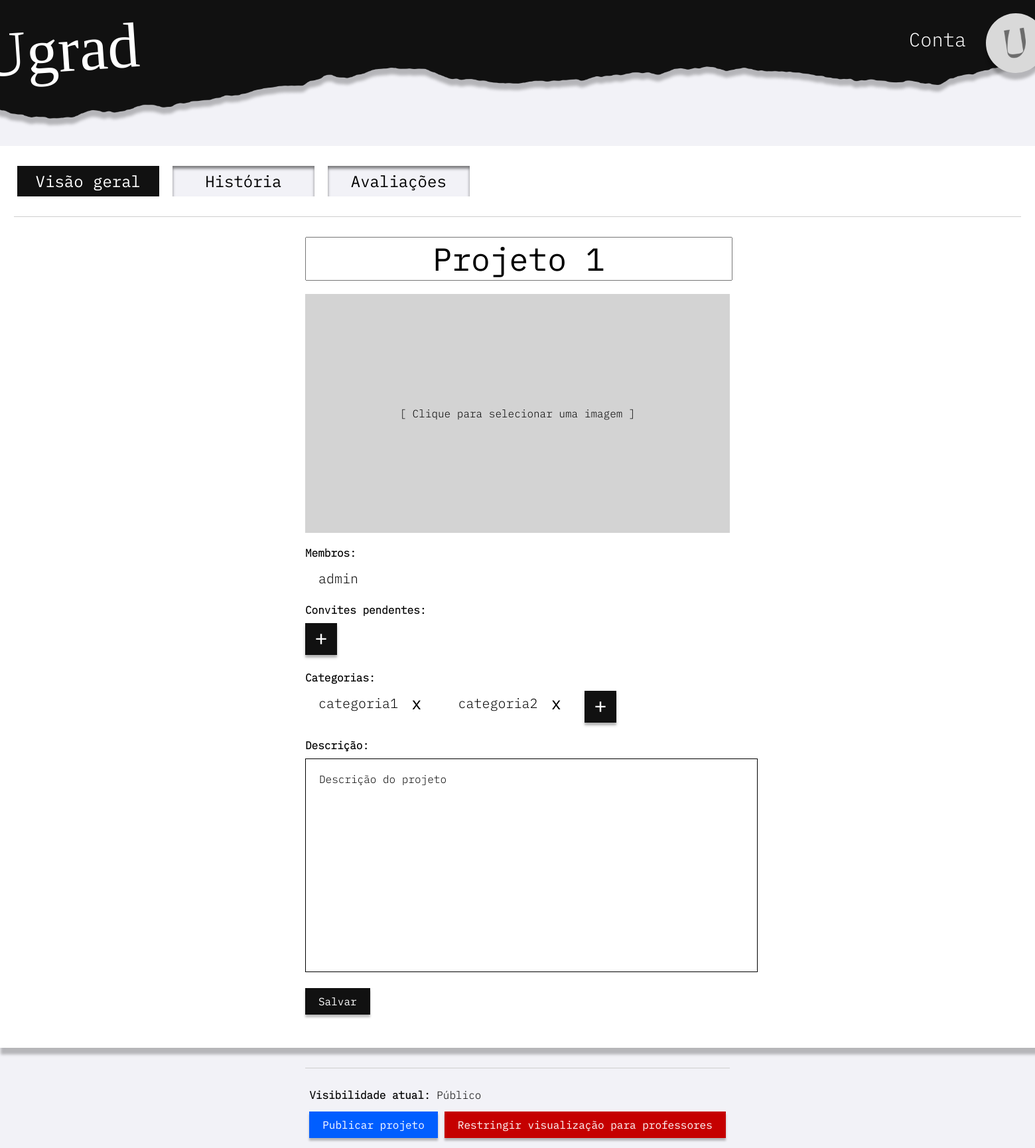
/editar_projeto.php?id=1 (signed in), run on the app's committed database.
### tables this page shows
CREATE TABLE proj_dados(
  id_projeto int PRIMARY KEY NOT NULL,
  FOREIGN KEY (id_projeto) REFERENCES projetos(id),
  descricao text,
  historia text
);

CREATE TABLE projetos(
  id int PRIMARY KEY AUTO_INCREMENT,
  nome varchar(30) NOT NULL,
  estado int NOT NULL,
  data_criacao timestamp DEFAULT CURRENT_TIMESTAMP,
  FOREIGN KEY (estado) REFERENCES proj_estado(id),
  img longblob
);

CREATE TABLE categorias(
  id int PRIMARY KEY AUTO_INCREMENT,
  nome varchar(25)
);

### editar_visao-geral.php (the view, shortened to what this page needs)
<div id="aba-visao-geral" style="min-width: 640px;">
    <form method="POST" action="">
        <div>
            <input type="text" id="nome_projeto" name="nome_projeto" value="<?= htmlspecialchars($projeto['nome'] ?? '') ?>" required>
        </div>
        <br>
        <div id="area-clicavel-imagem" style="cursor: pointer; background-color:lightgray; background-position:center; background-repeat:none; background-size:cover;  display:flex; justify-content:center; align-items:center; width:640px; height:360px;">
            [ Clique para selecionar uma imagem ]
        </div>
        <br>
        <div>
            <strong>Membros:</strong>
            <div class="multiple_inline_mod">
                <div id="membros-ativos-lista">
                    <?php foreach ($membros_ativos as $ma): ?>
                        <div id="membro-ativo-<?= $ma['id'] ?>">
                            <span><?= htmlspecialchars($ma['nome'] ?: $ma['email']) ?></span>
                        </div>
                    <?php endforeach; ?>
                </div>
            </div>
        </div>
        <br>
        <div>
            <strong>Convites pendentes:</strong>
            <div class="multiple_inline_mod">
                <button type="button" class="smallplus" onclick="mostrarSeletor('membros')">
                    <svg width="48" height="48" viewBox="0 0 48 48" fill="none" xmlns="http://www.w3.org/2000/svg">
                        <rect width="48" height="48" fill="#111111"/>
                        <path d="M22.7903 31.6827V24.9947H16.3903V22.8187H22.7903V16.1307H25.2223V22.8187H31.6223V24.9947H25.2223V31.6827H22.7903Z" fill="white"/>
                    </svg>
                </button>
            </div>
        </div>
        <br>
        <div>
            <strong>Categorias:</strong>
            <div class="multiple_inline_mod">
                <div id="categorias-selecionados">
                    <?php foreach ($categorias_projeto as $cp): ?>
                        <div id="categorias-item-<?= $cp['id'] ?>">
                            <span><?= htmlspecialchars($cp['nome']) ?></span>
                            <button type="button" onclick="removerItem('categorias-item-<?= $cp['id'] ?>')" class="btn-x">x</button>
                        </div>
                    <?php endforeach; ?>
                </div>
                <button type="button" class="smallplus" onclick="mostrarSeletor('categorias')">
                    <svg width="48" height="48" viewBox="0 0 48 48" fill="none" xmlns="http://www.w3.org/2000/svg">
                        <rect width="48" height="48" fill="#111111"/>
                        <path d="M22.7903 31.6827V24.9947H16.3903V22.8187H22.7903V16.1307H25.2223V22.8187H31.6223V24.9947H25.2223V31.6827H22.7903Z" fill="white"/>
                    </svg>
                </button>
            </div>
        </div>
        <br>
        <div>
            <label for="descricao"><strong>Descrição:</strong></label><br>
            <textarea id="descricao" name="descricao" rows="4"
            style="width: 100%; max-width: 640px; border: 1px solid black;"><?= htmlspecialchars($projeto['descricao'] ?? '') ?></textarea>
        </div>
        <br>
        <div class='buttons_criar'>
            <button type="submit" class="btn-novo">Salvar</button>
        </div>
    </form>
</div>

### base_styles.css (style rules this page uses)
* { margin: 0; padding: 0; font-family: IBM; }
html { display: flex; flex-direction: column; }
body { background-color: #F2F2F7; overflow-x: hidden; width: 1920px; align-self: center; }
svg { -webkit-filter: drop-shadow(10px 10px 2px rgba(0, 0, 0, 0.25)); filter: drop-shadow(10px 10px 2px rgba(0, 0, 0, 0.25)) }

### styles_projeto.css (style rules this page uses)
#aba-visao-geral, #aba-avaliacoes { flex-direction: column; }
textarea { resize: none; border: none; min-height: 300px; width: 51.2em; font-size: 16px; background-color: #ffffff; padding-left: 20px; padding-right: 20px; padding-top: 20px; margin-top: 10px; }
.btn-novo { background-color: #111111; color: #FFFFFF; border: none; padding: 10px 20px; font-size: 16px; font-family: 'BMI'; cursor: pointer; box-shadow: 0px 4px 3px rgba(0, 0, 0, 0.25); transition: .3s; }
#main_paper_edit input[type=text] { text-align: center; font-size: 3rem; width: 100%; font-family: BMI; max-width: 200%; }
.multiple_inline_mod div div { font-size: 20px; display: flex; align-items: center; background-color: white; margin-right: 15px; height: 36px; margin-top: 10px; }
.multiple_inline_mod div div span { margin-left: 20px; }
.plus, .smallplus { border: none; cursor: pointer; margin-top: 10px; }
.plus svg, .smallplus svg { -webkit-filter: drop-shadow(0px 4px 2px rgba(0, 0, 0, 0.25)); filter: drop-shadow(0px 4px 2px rgba(0, 0, 0, 0.25)); transition: .3s; }
#categorias-selecionados, #membros-selecionados { display: flex; }
.multiple_inline, .multiple_inline_mod { display: flex; }
.btn-x { border: none; font-size: 26px; font-family: 'BMI'; cursor: pointer; background-color: inherit; padding: 10px 20px; }

### data on the page
proj_dados: nome_projeto "Projeto 1", descricao "Descrição do projeto"
categorias: nome "categoria1"
categorias: nome "categoria2"

### other printed values
$ma['nome'] ?: $ma['email'] "admin"
